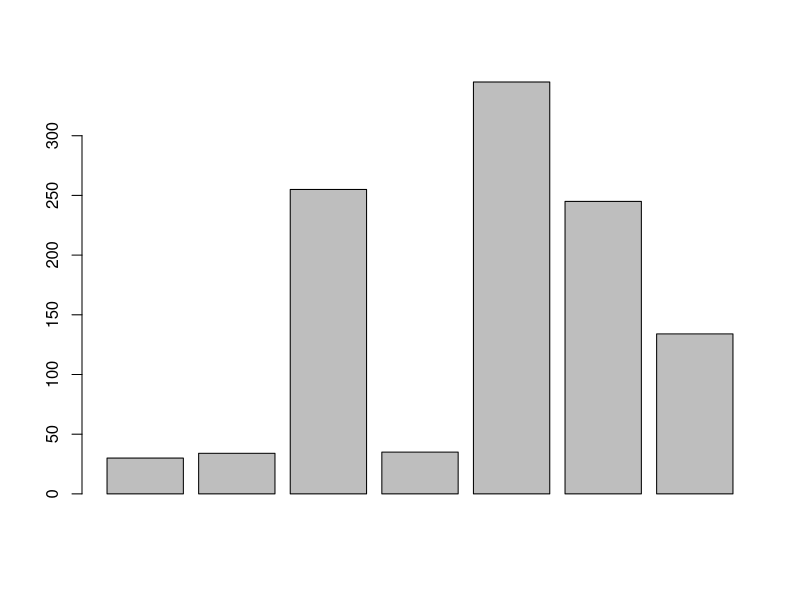
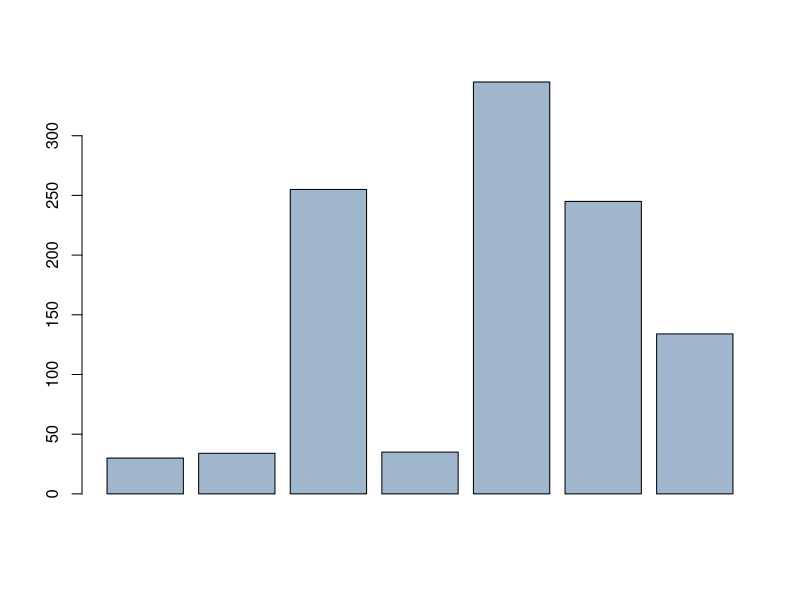
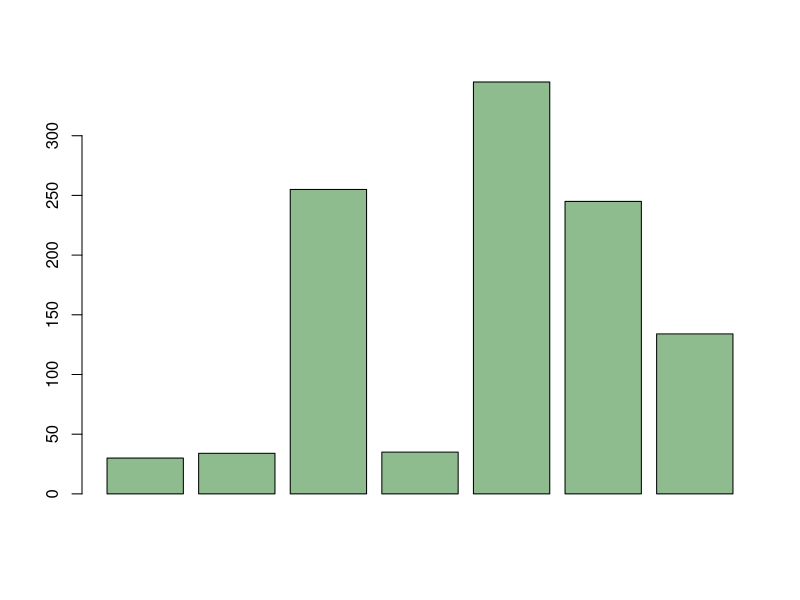
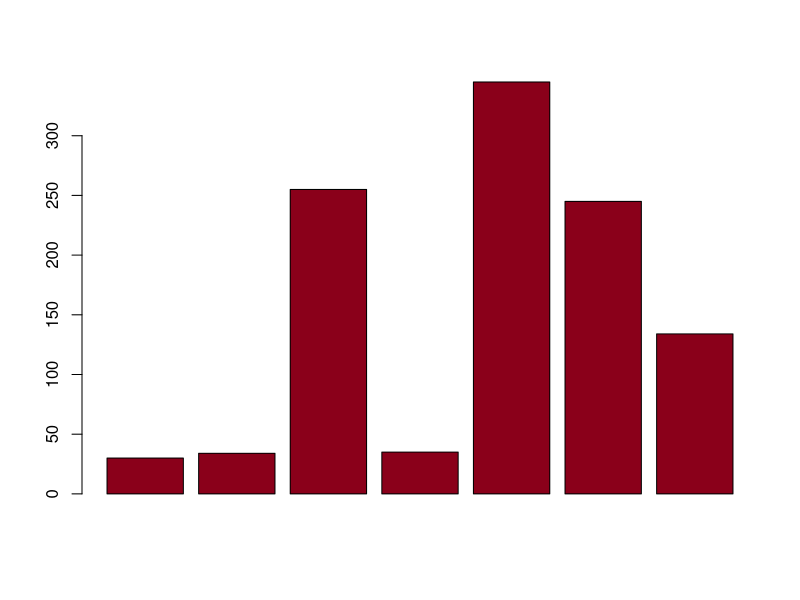
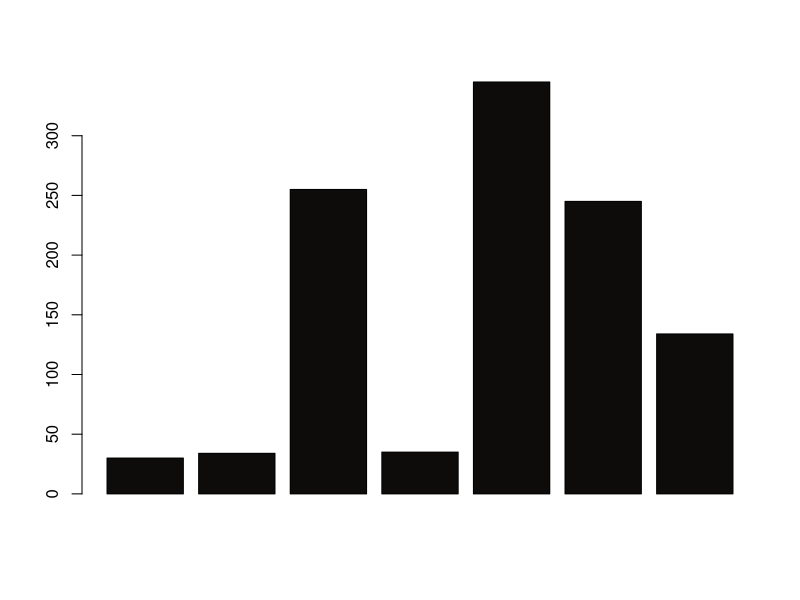
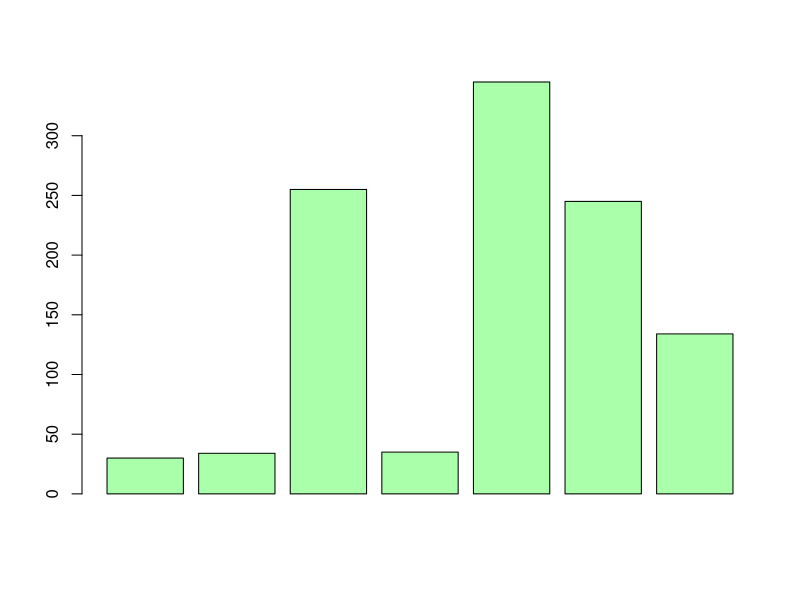
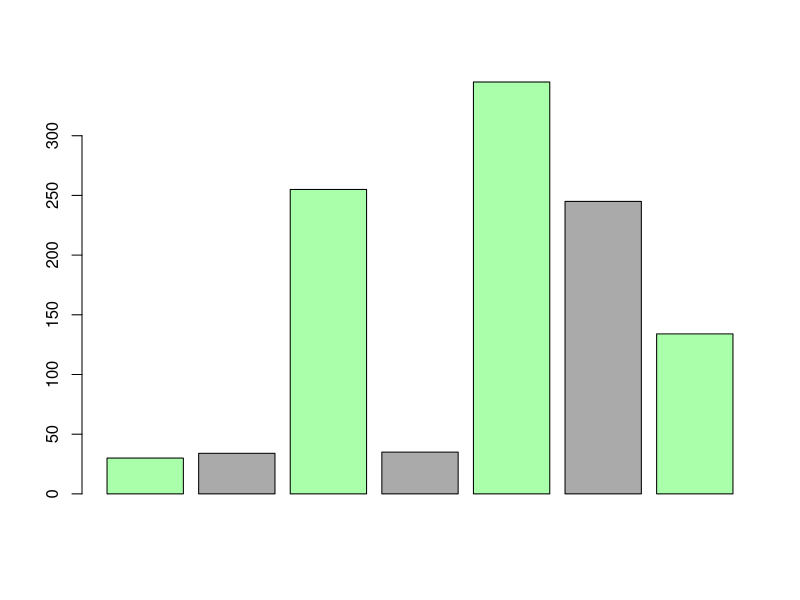
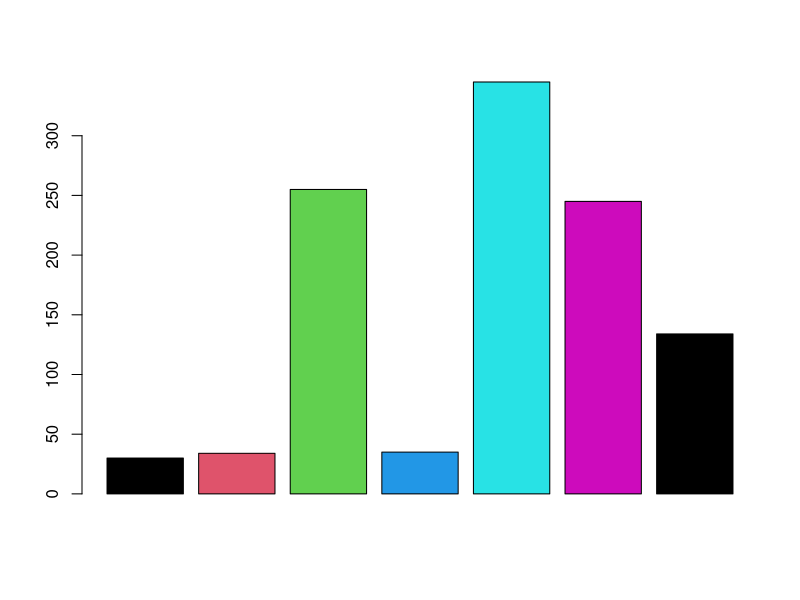

The R source for these figures, in order:
# color in R 

x <- c(30, 34,255,35,345,245, 134)

colors()

barplot(x)
barplot(x, col="slategray3")
barplot(x, col=colors()[102])

?rgb
barplot(x, col=rgb(.54, .0, .1))
barplot(x, col=rgb(13, 12,10, max = 255))
barplot(x, col="#AAFFAA")

barplot(x, col= c("#AAFFAA", "#AAAAAA"))

?colorspaces
?palette

palette()
barplot(x, col = 1:6)
barplot(x, col = rainbow(6))
barplot(x, col = heat.colors(6))
barplot(x, col = terrain.colors(6))
barplot(x, col = topo.colors(6))
barplot(x, col = cm.colors(6))

rm(list=ls())
